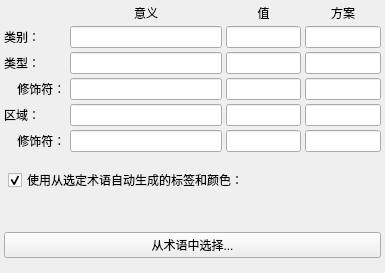
<ui version="4.0">
 <class>qSlicerTerminologyEditorWidget</class>
 <widget class="QWidget" name="qSlicerTerminologyEditorWidget">
  <property name="geometry">
   <rect>
    <x>0</x>
    <y>0</y>
    <width>385</width>
    <height>273</height>
   </rect>
  </property>
  <property name="windowTitle">
   <string>qSlicer术语编辑器小部件</string>
  </property>
  <layout class="QVBoxLayout" name="verticalLayout">
   <property name="spacing">
    <number>4</number>
   </property>
   <property name="leftMargin">
    <number>4</number>
   </property>
   <property name="topMargin">
    <number>4</number>
   </property>
   <property name="rightMargin">
    <number>4</number>
   </property>
   <property name="bottomMargin">
    <number>4</number>
   </property>
   <item>
    <layout class="QGridLayout" name="gridLayout_2">
     <item row="0" column="2">
      <widget class="QLabel" name="label_3">
       <property name="text">
        <string>值</string>
       </property>
       <property name="alignment">
        <set>Qt::AlignCenter</set>
       </property>
      </widget>
     </item>
     <item row="0" column="3">
      <widget class="QLabel" name="label_2">
       <property name="text">
        <string>方案</string>
       </property>
       <property name="alignment">
        <set>Qt::AlignCenter</set>
       </property>
      </widget>
     </item>
     <item row="4" column="0">
      <widget class="QLabel" name="label_7">
       <property name="text">
        <string>区域：</string>
       </property>
      </widget>
     </item>
     <item row="3" column="1">
      <widget class="QLineEdit" name="typeModifierCodeMeaningLineEdit">
       <property name="sizePolicy">
        <sizepolicy hsizetype="Expanding" vsizetype="Fixed">
         <horstretch>1</horstretch>
         <verstretch>0</verstretch>
        </sizepolicy>
       </property>
      </widget>
     </item>
     <item row="3" column="3">
      <widget class="QLineEdit" name="typeModifierCSDLineEdit" />
     </item>
     <item row="1" column="1">
      <widget class="QLineEdit" name="categoryCodeMeaningLineEdit">
       <property name="sizePolicy">
        <sizepolicy hsizetype="Expanding" vsizetype="Fixed">
         <horstretch>2</horstretch>
         <verstretch>0</verstretch>
        </sizepolicy>
       </property>
      </widget>
     </item>
     <item row="3" column="0">
      <widget class="QLabel" name="label_6">
       <property name="text">
        <string>    修饰符：</string>
       </property>
      </widget>
     </item>
     <item row="1" column="0">
      <widget class="QLabel" name="label_4">
       <property name="text">
        <string>类别：</string>
       </property>
      </widget>
     </item>
     <item row="1" column="3">
      <widget class="QLineEdit" name="categoryCSDLineEdit">
       <property name="sizePolicy">
        <sizepolicy hsizetype="Expanding" vsizetype="Fixed">
         <horstretch>1</horstretch>
         <verstretch>0</verstretch>
        </sizepolicy>
       </property>
      </widget>
     </item>
     <item row="2" column="0">
      <widget class="QLabel" name="label_5">
       <property name="text">
        <string>类型：</string>
       </property>
      </widget>
     </item>
     <item row="2" column="3">
      <widget class="QLineEdit" name="typeCSDLineEdit" />
     </item>
     <item row="1" column="2">
      <widget class="QLineEdit" name="categoryCodeValueLineEdit">
       <property name="sizePolicy">
        <sizepolicy hsizetype="Expanding" vsizetype="Fixed">
         <horstretch>1</horstretch>
         <verstretch>0</verstretch>
        </sizepolicy>
       </property>
      </widget>
     </item>
     <item row="2" column="1">
      <widget class="QLineEdit" name="typeCodeMeaningLineEdit">
       <property name="sizePolicy">
        <sizepolicy hsizetype="Expanding" vsizetype="Fixed">
         <horstretch>1</horstretch>
         <verstretch>0</verstretch>
        </sizepolicy>
       </property>
      </widget>
     </item>
     <item row="2" column="2">
      <widget class="QLineEdit" name="typeCodeValueLineEdit" />
     </item>
     <item row="3" column="2">
      <widget class="QLineEdit" name="typeModifierCodeValueLineEdit" />
     </item>
     <item row="0" column="1">
      <widget class="QLabel" name="label">
       <property name="sizePolicy">
        <sizepolicy hsizetype="Preferred" vsizetype="Preferred">
         <horstretch>1</horstretch>
         <verstretch>0</verstretch>
        </sizepolicy>
       </property>
       <property name="text">
        <string>意义</string>
       </property>
       <property name="alignment">
        <set>Qt::AlignCenter</set>
       </property>
      </widget>
     </item>
     <item row="5" column="0">
      <widget class="QLabel" name="label_8">
       <property name="text">
        <string>    修饰符：</string>
       </property>
      </widget>
     </item>
     <item row="5" column="1">
      <widget class="QLineEdit" name="regionModifierCodeMeaningLineEdit">
       <property name="sizePolicy">
        <sizepolicy hsizetype="Expanding" vsizetype="Fixed">
         <horstretch>1</horstretch>
         <verstretch>0</verstretch>
        </sizepolicy>
       </property>
      </widget>
     </item>
     <item row="5" column="2">
      <widget class="QLineEdit" name="regionModifierCodeValueLineEdit" />
     </item>
     <item row="5" column="3">
      <widget class="QLineEdit" name="regionModifierCSDLineEdit" />
     </item>
     <item row="4" column="2">
      <widget class="QLineEdit" name="regionCodeValueLineEdit" />
     </item>
     <item row="4" column="3">
      <widget class="QLineEdit" name="regionCSDLineEdit" />
     </item>
     <item row="4" column="1">
      <widget class="QLineEdit" name="regionCodeMeaningLineEdit">
       <property name="sizePolicy">
        <sizepolicy hsizetype="Expanding" vsizetype="Fixed">
         <horstretch>1</horstretch>
         <verstretch>0</verstretch>
        </sizepolicy>
       </property>
      </widget>
     </item>
    </layout>
   </item>
   <item>
    <spacer name="verticalSpacer_3">
     <property name="orientation">
      <enum>Qt::Vertical</enum>
     </property>
     <property name="sizeType">
      <enum>QSizePolicy::Fixed</enum>
     </property>
     <property name="sizeHint" stdset="0">
      <size>
       <width>20</width>
       <height>8</height>
      </size>
     </property>
    </spacer>
   </item>
   <item>
    <widget class="QFrame" name="autoGeneratedInfoFrame">
     <property name="frameShape">
      <enum>QFrame::NoFrame</enum>
     </property>
     <property name="frameShadow">
      <enum>QFrame::Raised</enum>
     </property>
     <layout class="QVBoxLayout" name="verticalLayout_2">
      <property name="spacing">
       <number>4</number>
      </property>
      <property name="leftMargin">
       <number>4</number>
      </property>
      <property name="topMargin">
       <number>4</number>
      </property>
      <property name="rightMargin">
       <number>4</number>
      </property>
      <property name="bottomMargin">
       <number>12</number>
      </property>
      <item>
       <widget class="QCheckBox" name="useAutoGeneratedCheckBox">
        <property name="text">
         <string>使用从选定术语自动生成的标签和颜色：</string>
        </property>
        <property name="checked">
         <bool>true</bool>
        </property>
       </widget>
      </item>
      <item>
       <layout class="QHBoxLayout" name="horizontalLayout">
        <item>
         <spacer name="horizontalSpacer">
          <property name="orientation">
           <enum>Qt::Horizontal</enum>
          </property>
          <property name="sizeType">
           <enum>QSizePolicy::Fixed</enum>
          </property>
          <property name="sizeHint" stdset="0">
           <size>
            <width>12</width>
            <height>20</height>
           </size>
          </property>
         </spacer>
        </item>
        <item>
         <widget class="QLabel" name="autoGeneratedColorLabel" />
        </item>
        <item>
         <widget class="QLabel" name="autoGeneratedNameLabel">
          <property name="sizePolicy">
           <sizepolicy hsizetype="Expanding" vsizetype="Preferred">
            <horstretch>0</horstretch>
            <verstretch>0</verstretch>
           </sizepolicy>
          </property>
         </widget>
        </item>
       </layout>
      </item>
     </layout>
    </widget>
   </item>
   <item>
    <widget class="QPushButton" name="selectFromTerminologyButton">
     <property name="text">
      <string>从术语中选择...</string>
     </property>
    </widget>
   </item>
   <item>
    <spacer name="verticalSpacer_2">
     <property name="orientation">
      <enum>Qt::Vertical</enum>
     </property>
     <property name="sizeHint" stdset="0">
      <size>
       <width>20</width>
       <height>12</height>
      </size>
     </property>
    </spacer>
   </item>
  </layout>
 </widget>
 <tabstops>
  <tabstop>categoryCodeMeaningLineEdit</tabstop>
  <tabstop>categoryCodeValueLineEdit</tabstop>
  <tabstop>categoryCSDLineEdit</tabstop>
  <tabstop>typeCodeMeaningLineEdit</tabstop>
  <tabstop>typeCodeValueLineEdit</tabstop>
  <tabstop>typeCSDLineEdit</tabstop>
  <tabstop>typeModifierCodeMeaningLineEdit</tabstop>
  <tabstop>typeModifierCodeValueLineEdit</tabstop>
  <tabstop>typeModifierCSDLineEdit</tabstop>
  <tabstop>regionCodeMeaningLineEdit</tabstop>
  <tabstop>regionCodeValueLineEdit</tabstop>
  <tabstop>regionCSDLineEdit</tabstop>
  <tabstop>regionModifierCodeMeaningLineEdit</tabstop>
  <tabstop>regionModifierCodeValueLineEdit</tabstop>
  <tabstop>regionModifierCSDLineEdit</tabstop>
  <tabstop>selectFromTerminologyButton</tabstop>
 </tabstops>
 <resources>
  <include location="../../../../Terminologies/Widgets/Resources/qSlicerTerminologiesModuleWidgets.qrc" />
 </resources>
 <connections />
</ui>
